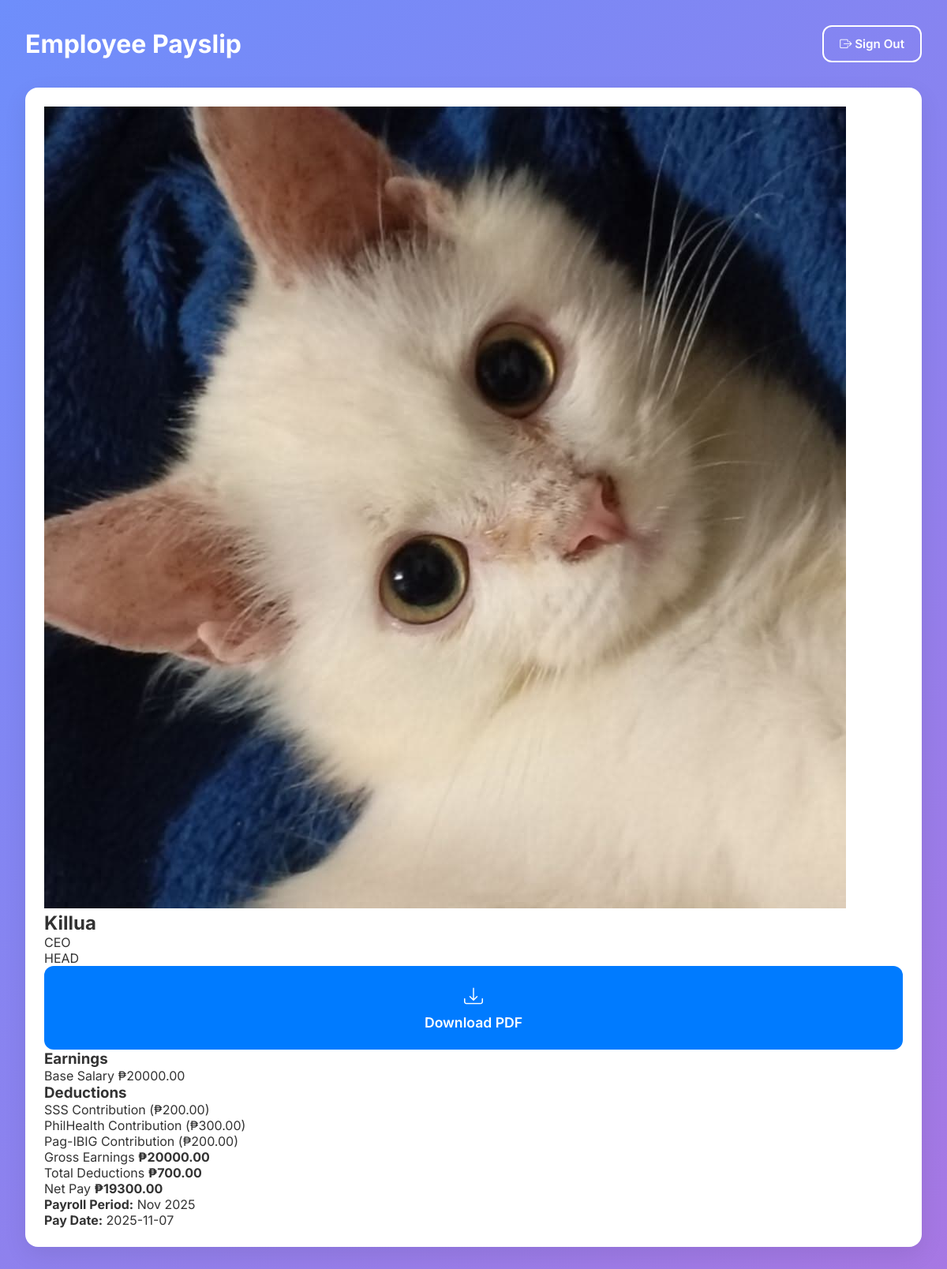
/payroll/2 (signed in), run on the app's committed database.
### tables this page shows
CREATE TABLE employees (
    id INTEGER PRIMARY KEY AUTOINCREMENT,
    name TEXT NOT NULL,
    position TEXT NOT NULL,
    department TEXT NOT NULL,
    salary REAL NOT NULL,
    payroll_period TEXT NOT NULL
, date TEXT, photo TEXT, hourly_rate REAL);

### app.py (the view)
@app.route('/payroll/<int:emp_id>')
@login_required
def view_payroll(emp_id):
    employee = get_employee_by_id(emp_id)
    if not employee:
        flash("Employee not found.", "danger")
        return redirect(url_for('dashboard'))
    calcs = calculate_salary(employee['salary'])
    salary_details = {
        'id': employee['id'],
        'name': employee['name'],
        'position': employee['position'],
        'department': employee['department'],
        'payroll_period': employee['payroll_period'],
        'date': employee['date'] or get_current_date(),
        'photo': employee['photo'],
        **calcs  # Unpacks salary, sss, philhealth, pagibig, total_deductions, net_salary
    }
    return render_template('payroll.html', employee=salary_details)

### app.py (called while the page is built)
@login_manager.user_loader
def load_user(user_id):
    conn = sqlite3.connect('database.db')
    conn.row_factory = sqlite3.Row
    c = conn.cursor()
    c.execute('SELECT * FROM users WHERE id = ?', (user_id,))
    user_row = c.fetchone()
    conn.close()
    if user_row:
        return User(user_row['id'], user_row['username'], user_row['password_hash'], user_row['is_admin'])
    return None

    @property
    def is_authenticated(self):
        return True

### models.py (called while the page is built)
def get_db_connection():
    conn = sqlite3.connect(DATABASE)
    conn.row_factory = sqlite3.Row  # This is key for accessing columns by name
    return conn

def get_employee_by_id(emp_id):
    conn = get_db_connection()
    c = conn.cursor()
    c.execute('SELECT * FROM employees WHERE id = ?', (emp_id,))
    employee = c.fetchone()
    conn.close()
    return employee

### utils.py (called while the page is built)
def calculate_salary(base_salary):
    if base_salary is None:
        base_salary = 0.0
    try:
        base_salary = float(base_salary)
    except (ValueError, TypeError):
        base_salary = 0.0
    sss = round(base_salary * 0.01, 2)
    philhealth = round(base_salary * 0.015, 2)
    pagibig = round(base_salary * 0.01, 2)
    total_deductions = round(sss + philhealth + pagibig, 2)
    net_salary = round(base_salary - total_deductions, 2)
    return {
        'salary': base_salary,
        'sss': sss,
        'philhealth': philhealth,
        'pagibig': pagibig,
        'total_deductions': total_deductions,
        'net_salary': net_salary
    }

### templates/payroll.html (shortened to what this page needs)
{% extends 'base.html' %}
{% block page_title %}Employee Payslip{% endblock %}
{% block content %}
<div class="card payslip-card">
<div class="payslip-header">
<div class="payslip-header-info">
<img src="{{ url_for('static', filename='uploads/' + (employee.photo if employee.photo else 'default.png')) }}"
alt="{{ employee.name }}"
class="payslip-photo"
onerror="this.src='{{ url_for('static', filename='uploads/default.png') }}';">
<div>
<h2>{{ employee.name }}</h2>
<p>{{ employee.position }}</p>
<p>{{ employee.department }}</p>
</div>
</div>
<div class="payslip-header-actions">
<a href="{{ url_for('download_payroll_pdf', emp_id=employee.id) }}" class="btn btn-action btn-blue">
<i class="bi bi-download me-1"></i> Download PDF
</a>
</div>
</div>
<div class="payslip-details-grid">
    <div class="payslip-group">
        <h3>Earnings</h3>
        <div class="payslip-item">
            <span>Base Salary</span>
            <span class="amount positive">₱{{ "%.2f"|format(employee.salary) }}</span>
        </div>
    </div>
    <div class="payslip-group">
        <h3>Deductions</h3>
        <div class="payslip-item">
            <span>SSS Contribution</span>
            <span class="amount negative">(₱{{ "%.2f"|format(employee.sss) }})</span>
        </div>
        <div class="payslip-item">
            <span>PhilHealth Contribution</span>
            <span class="amount negative">(₱{{ "%.2f"|format(employee.philhealth) }})</span>
        </div>
        <div class="payslip-item">
            <span>Pag-IBIG Contribution</span>
            <span class="amount negative">(₱{{ "%.2f"|format(employee.pagibig) }})</span>
        </div>
    </div>
</div>
<div class="payslip-summary">
    <div class="summary-item">
        <span>Gross Earnings</span>
        <strong>₱{{ "%.2f"|format(employee.salary) }}</strong>
    </div>
    <div class="summary-item">
        <span>Total Deductions</span>
        <strong>₱{{ "%.2f"|format(employee.total_deductions) }}</strong>
    </div>
    <div class="summary-item total">
        <span>Net Pay</span>
        <strong class="net-pay-total">₱{{ "%.2f"|format(employee.net_salary) }}</strong>
    </div>
</div>
<div class="payslip-footer">
    <p><strong>Payroll Period:</strong> {{ employee.payroll_period }}</p>
    <p><strong>Pay Date:</strong> {{ employee.date or 'N/A' }}</p>
</div>
</div>
{% endblock %}

### static/css/style.css (style rules this page uses)
* { box-sizing: border-box; margin: 0; padding: 0; }
body { font-family: 'Inter', sans-serif; background: linear-gradient(135deg, #6e8efb, #a777e3, #e36bae); background-size: 200% 200%; animation: gradientBG 15s ease infinite; min-height: 100vh; color: #333; }
.btn { padding: 0.75rem 1.25rem; border: none; border-radius: 12px; color: #ffffff; font-size: 0.95rem; font-weight: 600; cursor: pointer; transition: all 0.3s ease; text-decoration: none; display: inline-block; text-align: center; }
.card { background-color: #ffffff; border-radius: 16px; padding: 1.5rem; box-shadow: 0 10px 30px rgba(0, 0, 0, 0.08); margin-bottom: 1.5rem; min-height: 300px; }
.btn-action { display: flex; flex-direction: column; align-items: center; justify-content: center; padding: 1.5rem; border-radius: 12px; font-size: 1.1rem; font-weight: 600; text-align: center; }
.btn-action i { font-size: 1.5rem; margin-bottom: 0.5rem; }
.btn-blue { background-color: #007bff; color: #ffffff; }

### data on the page
employees: photo (picture), name "Killua", position "CEO", department "HEAD", salary "20000.00", payroll_period "Nov 2025", date "2025-11-07"

### other printed values
{{ "%.2f"|format(employee.sss) }} "200.00"
{{ "%.2f"|format(employee.philhealth) }} "300.00"
{{ "%.2f"|format(employee.pagibig) }} "200.00"
{{ "%.2f"|format(employee.total_deductions) }} "700.00"
{{ "%.2f"|format(employee.net_salary) }} "19300.00"
